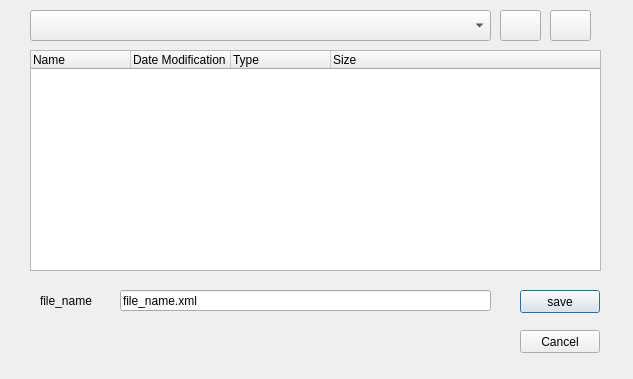
<?xml version="1.0" encoding="UTF-8"?>
<ui version="4.0">
 <class>Dialog</class>
 <widget class="QDialog" name="Dialog">
  <property name="geometry">
   <rect>
    <x>0</x>
    <y>0</y>
    <width>633</width>
    <height>379</height>
   </rect>
  </property>
  <property name="windowTitle">
   <string>Dialog</string>
  </property>
  <widget class="QPushButton" name="open">
   <property name="geometry">
    <rect>
     <x>520</x>
     <y>290</y>
     <width>80</width>
     <height>23</height>
    </rect>
   </property>
   <property name="text">
    <string>save</string>
   </property>
  </widget>
  <widget class="QLabel" name="label">
   <property name="geometry">
    <rect>
     <x>40</x>
     <y>290</y>
     <width>81</width>
     <height>21</height>
    </rect>
   </property>
   <property name="text">
    <string>file_name</string>
   </property>
  </widget>
  <widget class="QLineEdit" name="ruta">
   <property name="geometry">
    <rect>
     <x>120</x>
     <y>290</y>
     <width>371</width>
     <height>21</height>
    </rect>
   </property>
   <property name="text">
    <string>file_name.xml</string>
   </property>
  </widget>
  <widget class="QTreeWidget" name="directorio">
   <property name="geometry">
    <rect>
     <x>30</x>
     <y>50</y>
     <width>571</width>
     <height>221</height>
    </rect>
   </property>
   <column>
    <property name="text">
     <string>Name</string>
    </property>
   </column>
   <column>
    <property name="text">
     <string>Date Modification</string>
    </property>
   </column>
   <column>
    <property name="text">
     <string>Type</string>
    </property>
   </column>
   <column>
    <property name="text">
     <string>Size</string>
    </property>
   </column>
  </widget>
  <widget class="QComboBox" name="history">
   <property name="geometry">
    <rect>
     <x>30</x>
     <y>10</y>
     <width>461</width>
     <height>31</height>
    </rect>
   </property>
  </widget>
  <widget class="QPushButton" name="cancel">
   <property name="geometry">
    <rect>
     <x>520</x>
     <y>330</y>
     <width>80</width>
     <height>23</height>
    </rect>
   </property>
   <property name="text">
    <string>Cancel</string>
   </property>
  </widget>
  <widget class="QPushButton" name="back">
   <property name="geometry">
    <rect>
     <x>500</x>
     <y>10</y>
     <width>41</width>
     <height>31</height>
    </rect>
   </property>
   <property name="text">
    <string/>
   </property>
   <property name="icon">
    <iconset>
     <normaloff>../images/iconos/back.jpeg</normaloff>../images/iconos/back.jpeg</iconset>
   </property>
  </widget>
  <widget class="QPushButton" name="pushButton_3">
   <property name="geometry">
    <rect>
     <x>550</x>
     <y>10</y>
     <width>41</width>
     <height>31</height>
    </rect>
   </property>
   <property name="text">
    <string/>
   </property>
   <property name="icon">
    <iconset>
     <normaloff>../images/iconos/front.jpg</normaloff>../images/iconos/front.jpg</iconset>
   </property>
  </widget>
 </widget>
 <resources/>
 <connections/>
</ui>
